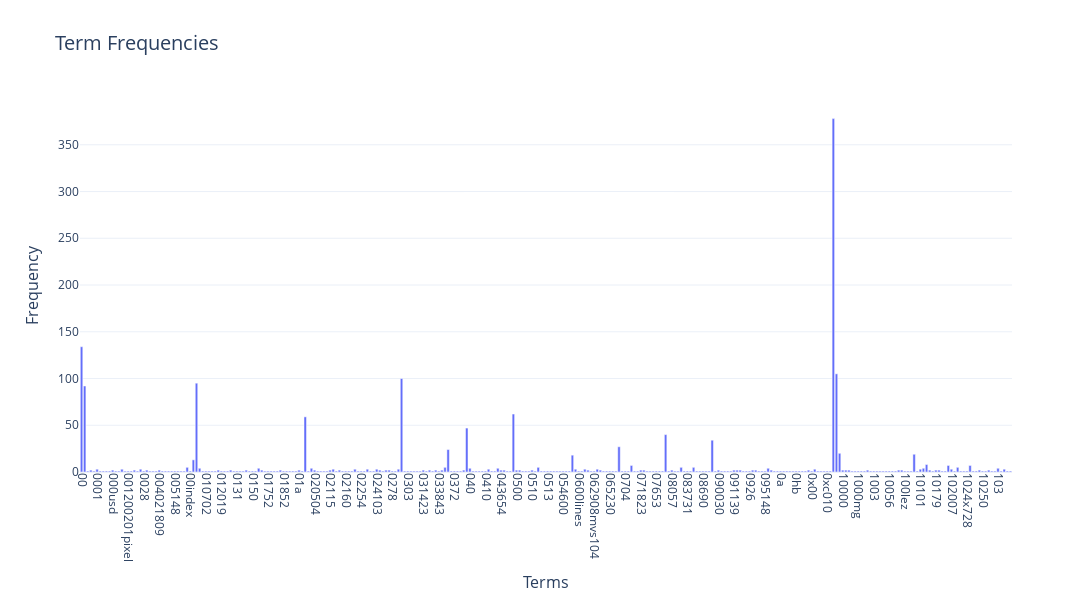

Source (notebook cell):
### Markdown cell above
### >>> **Exercise 12 (take home):**
If you want a nicer interactive visualization here, I would encourage you try to install and use plotly to achieve this.

### Code cell
# Answer here
import plotly.express as px

# Prepare the data
term_data = pd.DataFrame({
    'Term': count_vect.get_feature_names_out()[:300],
    'Frequency': term_frequencies[:300]
})

# Create the bar chart
fig = px.bar(term_data, 
             x='Term', 
             y='Frequency', 
             title='Term Frequencies',
             labels={'Term': 'Terms', 'Frequency': 'Frequency'},
             template='plotly_white')

# Customize the layout
fig.update_layout(
    xaxis=dict(tickangle=90),  # Rotate x-axis labels
    height=600,  # Adjust height
    width=1200,  # Adjust width
    title_font_size=20,
    xaxis_title_font_size=16,
    yaxis_title_font_size=16
)

# Show the plot
fig.show()

### Figure 1 — Plotly figure (JSON) as saved in the notebook; plotly's stock layout.template omitted (floating-point values rounded to 4 significant figures; data arrays with more than 128 entries replaced by an {"elided": "..."} marker saying what was removed)
{"data": [{"hovertemplate": "Terms=%{x}<br>Frequency=%{y}<extra></extra>", "legendgroup": "", "marker": {"color": "#636efa", "pattern": {"shape": ""}}, "name": "", "orientation": "v", "showlegend": false, "textposition": "auto", "type": "bar", "x": {"elided": "300 str values"}, "xaxis": "x", "y": {"elided": "300 int values"}, "yaxis": "y"}], "layout": {"barmode": "relative", "height": 600, "legend": {"tracegroupgap": 0}, "title": {"font": {"size": 20}, "text": "Term Frequencies"}, "width": 1200, "xaxis": {"anchor": "y", "domain": [0, 1], "tickangle": 90, "title": {"font": {"size": 16}, "text": "Terms"}}, "yaxis": {"anchor": "x", "domain": [0, 1], "title": {"font": {"size": 16}, "text": "Frequency"}}}}
